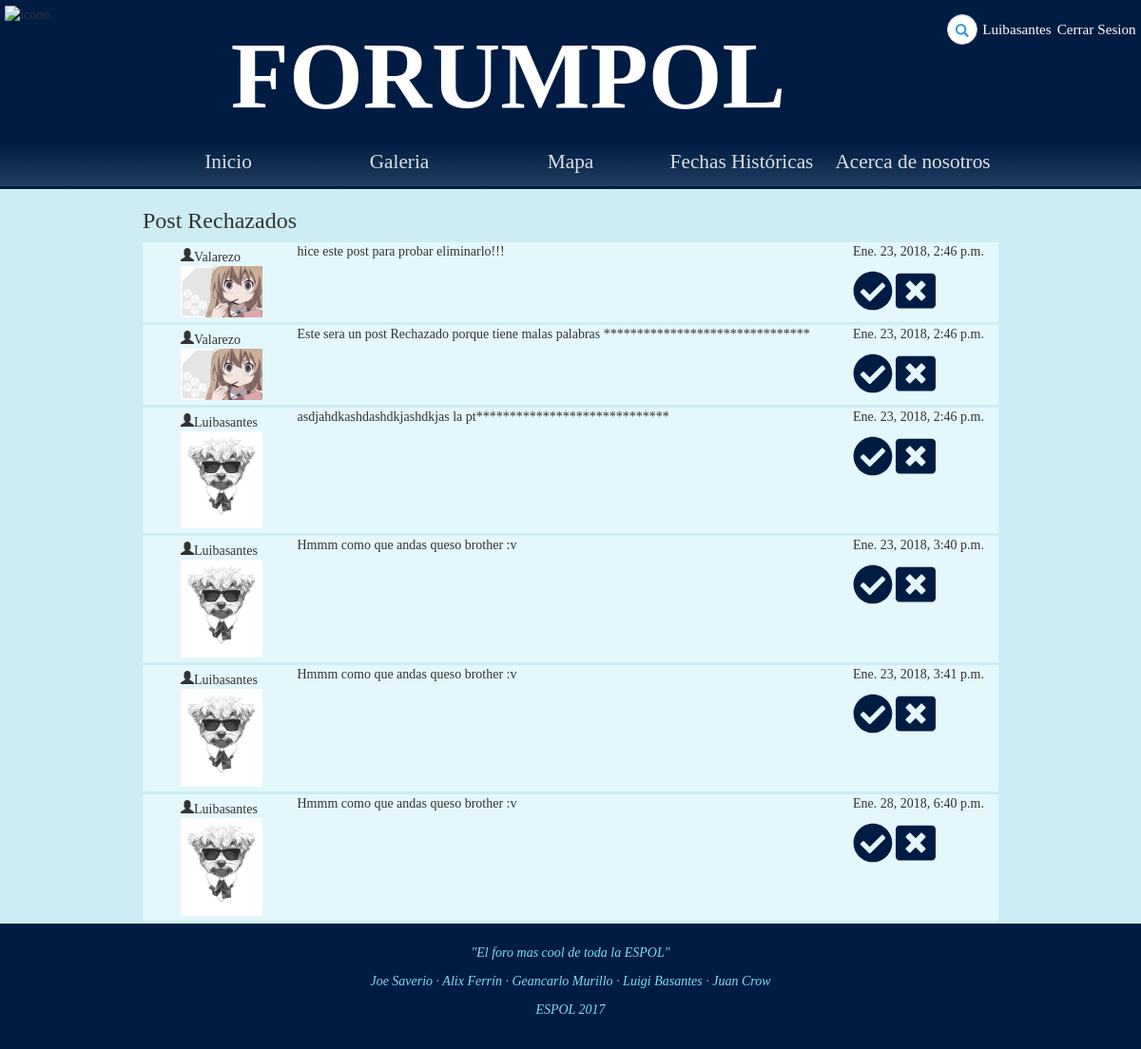
The app's page /foro/anuncios/rechazados/ (signed in), older data.
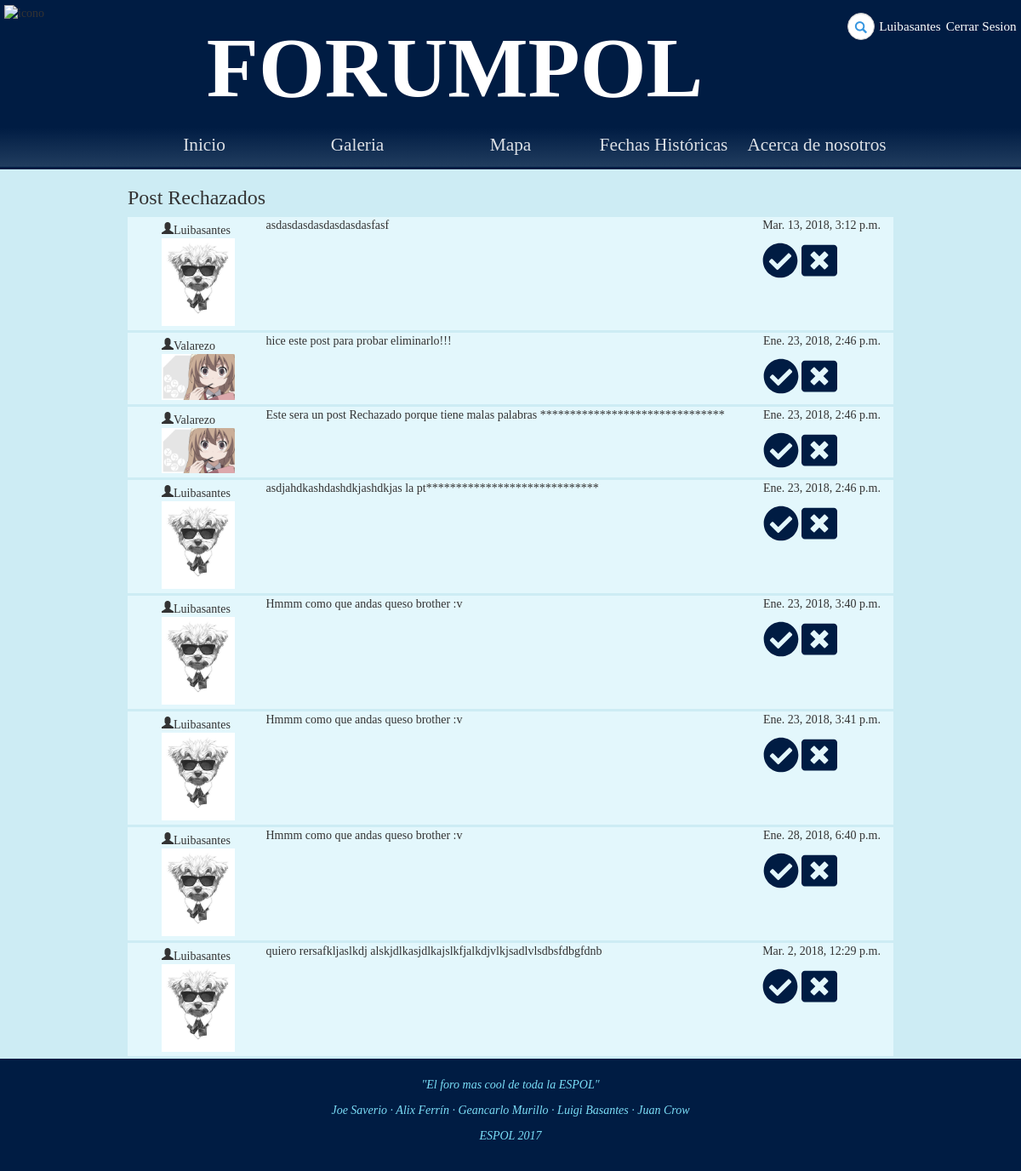
The same page, newer data.
### Foro/models.py (models this page shows, shortened)
class Post(models.Model):
	reply_to = models.ForeignKey('self',blank=True, null=True,on_delete=models.SET_NULL)
	content = models.TextField(max_length=500, default='')
	image = models.ImageField(upload_to=upload_location, blank=True,null=True)
	owner = models.ForeignKey(User,null=True,on_delete=models.SET_NULL)
	date = models.DateTimeField(auto_now=True)
	aprobado = models.NullBooleanField(default=None,null=True)

### accounts/models.py (models this page shows, shortened)
class UserProfile(models.Model):
	user = models.OneToOneField(User,on_delete=models.CASCADE)
	city = models.CharField(max_length=25, default='')
	website = models.URLField(default='')
	phone = models.IntegerField(default=0)
	image = models.ImageField(upload_to= upload_location, blank=True)
	moderador = models.BooleanField(default=False)

### Foro/views.py (the view)
# urls.py: url(r'anuncios/rechazados/$', login_required(views.rechazar_post), name='rechazar_post'),
def rechazar_post(request):
	username = request.user
	if not (username.userprofile.moderador or username.is_staff):
		return PermissionDenied
	posts = Post.objects.filter(aprobado=False)
	if len(posts) > 0:
		return render(request, "Foro/aprobar.html", {'usuario':username,'posts':posts, 'titulo':"Post Rechazados"})
	else:
		return render(request, "Foro/aprobar.html", {'usuario': username, 'titulo': "No hay Post Rechazados"})

### Foro/templates/Foro/aprobar.html (shortened to what this page needs)
{% extends 'Foro/base.html' %}
{% load static from staticfiles %}
{% block estilo %}<link rel="stylesheet" type="text/css" href="{% static 'css/hilo.css' %}">{% endblock %}
{% block body %}
    <div id="hilo" class="col-9">
        <h3 class="post-topic">{{ titulo }} </h3>
        {% for post in posts %}
            <div class="container-fluid rep">
                <div class="poster">
                    <div class="poster-info">
                        <span class="glyphicon glyphicon-user">{{post.owner.username}}</span>
                        {% if post.owner.userprofile.image %}
                            <a href="{{post.owner.userprofile.image.url}}"><img  src="{{post.owner.userprofile.image.url}}"  width=500 alt="ImagenResputa"></a>
                        {% endif %}
                    </div>
                </div>
                <div class="post-area">
                    <p>{{post.content}}</p>
                </div>
                <div class="post-num">
                    <p>{{post.date}}</p>
					<a id="{{ post.pk }}"  href="{% url 'foro:aprobado' post.id 1%}" role="button"><i class="fas fa-check-circle fa-3x icon" ></i></a>
					<a id="{{ post.pk }}"  href="{% url 'foro:aprobado' post.id 0%}" role="button"><i class="fas fa-window-close fa-3x icon"></i></a>
                </div>
            </div>
        {% endfor %}
    </div>
{% endblock %}

Row changes from the older to the newer data that the page shows:
now on this page (row edited): Post: owner.username "Luibasantes", owner.userprofile.image (picture), content "asdasdasdasdasdasdasfasf", date "Mar. 13, 2018, 3:12 p.m."
added Post: owner.username "Luibasantes", owner.userprofile.image (picture), content "quiero rersafkljaslkdj alskjdlkasjdlkajslkfjalkdjvlkjsadlvlsdbsfdbgfdnb", date "Mar. 2, 2018, 12:29 p.m."
